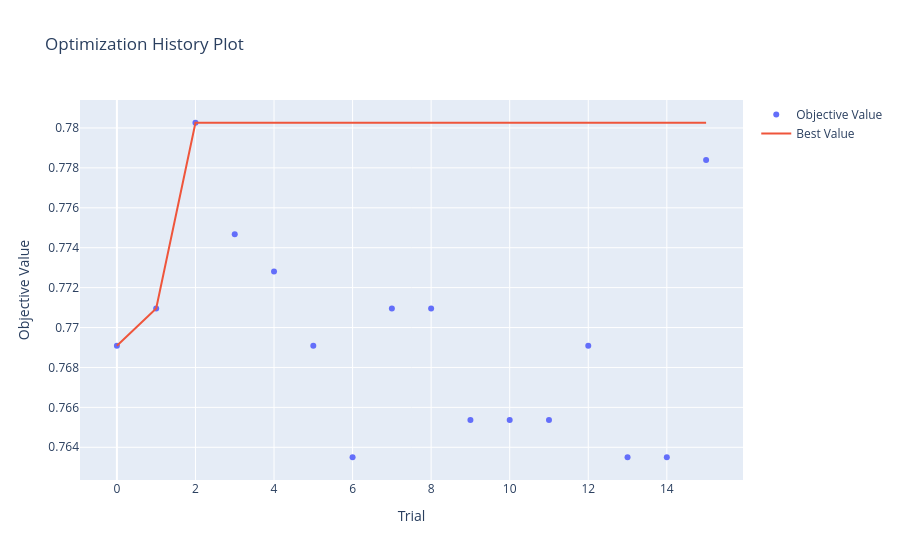

Notebook code cell kept with this figure:
### Code cell
# 1. Optimization History
plot_optimization_history(study).show()

### Figure 1 — Plotly figure (JSON) as saved in the notebook; plotly's stock layout.template omitted (floating-point values rounded to 4 significant figures)
{"data": [{"mode": "markers", "name": "Objective Value", "type": "scatter", "x": [0, 1, 2, 3, 4, 5, 6, 7, 8, 9, 10, 11, 12, 13, 14, 15], "y": [0.7691, 0.7709, 0.7803, 0.7747, 0.7728, 0.7691, 0.7635, 0.7709, 0.7709, 0.7654, 0.7654, 0.7654, 0.7691, 0.7635, 0.7635, 0.7784]}, {"mode": "lines", "name": "Best Value", "type": "scatter", "x": [0, 1, 2, 3, 4, 5, 6, 7, 8, 9, 10, 11, 12, 13, 14, 15], "y": [0.7691, 0.7709, 0.7803, 0.7803, 0.7803, 0.7803, 0.7803, 0.7803, 0.7803, 0.7803, 0.7803, 0.7803, 0.7803, 0.7803, 0.7803, 0.7803]}, {"marker": {"color": "#cccccc"}, "mode": "markers", "name": "Infeasible Trial", "showlegend": false, "type": "scatter", "x": [], "y": []}], "layout": {"title": {"text": "Optimization History Plot"}, "xaxis": {"title": {"text": "Trial"}}, "yaxis": {"title": {"text": "Objective Value"}}}}
